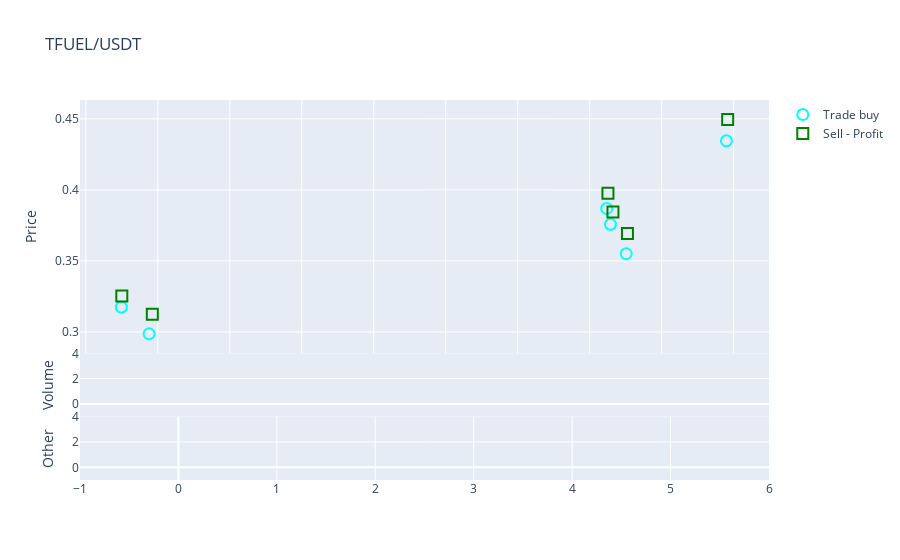

The notebook cell saved with this chart:
### Code cell
# Show graph inline
graph.show()

### Figure 1 — Plotly figure (JSON) as saved in the notebook; plotly's stock layout.template omitted (floating-point values rounded to 4 significant figures)
{"data": [{"close": [], "high": [], "low": [], "name": "Price", "open": [], "type": "candlestick", "x": [], "xaxis": "x", "yaxis": "y"}, {"line": {"color": "rgba(255,255,255,0)"}, "showlegend": false, "type": "scatter", "x": [], "xaxis": "x", "y": [], "yaxis": "y"}, {"fill": "tonexty", "fillcolor": "rgba(0,176,246,0.2)", "line": {"color": "rgba(255,255,255,0)"}, "name": "Bollinger Band", "type": "scatter", "x": [], "xaxis": "x", "y": [], "yaxis": "y"}, {"marker": {"color": "cyan", "line": {"width": 2}, "size": 11, "symbol": "circle-open"}, "mode": "markers", "name": "Trade buy", "text": ["2.3%, signal_profit_u_1, 10 min", "4.4%, signal_profit_u_1, 65 min", "2.5%, signal_profit_u_1, 25 min", "2.1%, signal_profit_u_1, 50 min", "3.8%, signal_profit_u_1, 25 min", "3.2%, signal_profit_u_1, 25 min"], "type": "scatter", "x": ["2021-05-28T11:50:00+00:00", "2021-05-28T21:05:00+00:00", "2021-06-04T05:40:00+00:00", "2021-06-04T06:55:00+00:00", "2021-06-04T12:10:00+00:00", "2021-06-05T21:35:00+00:00"], "xaxis": "x", "y": [0.3174, 0.2987, 0.3869, 0.3757, 0.355, 0.4345], "yaxis": "y"}, {"marker": {"color": "green", "line": {"width": 2}, "size": 11, "symbol": "square-open"}, "mode": "markers", "name": "Sell - Profit", "text": ["2.3%, signal_profit_u_1, 10 min", "4.4%, signal_profit_u_1, 65 min", "2.5%, signal_profit_u_1, 25 min", "2.1%, signal_profit_u_1, 50 min", "3.8%, signal_profit_u_1, 25 min", "3.2%, signal_profit_u_1, 25 min"], "type": "scatter", "x": ["2021-05-28T12:00:00+00:00", "2021-05-28T22:10:00+00:00", "2021-06-04T06:05:00+00:00", "2021-06-04T07:45:00+00:00", "2021-06-04T12:35:00+00:00", "2021-06-05T22:00:00+00:00"], "xaxis": "x", "y": [0.3253, 0.3123, 0.3976, 0.3844, 0.3693, 0.4495], "yaxis": "y"}, {"marker": {"color": "red", "line": {"width": 2}, "size": 11, "symbol": "square-open"}, "mode": "markers", "name": "Sell - Loss", "text": [], "type": "scatter", "x": [], "xaxis": "x", "y": [], "yaxis": "y"}, {"marker": {"color": "DarkSlateGrey", "line": {"color": "DarkSlateGrey"}}, "name": "Volume", "type": "bar", "x": [], "xaxis": "x2", "y": [], "yaxis": "y2"}, {"mode": "lines", "name": "rsi", "type": "scatter", "x": [], "xaxis": "x3", "y": [], "yaxis": "y3"}], "layout": {"autosize": true, "title": {"text": "TFUEL/USDT"}, "xaxis": {"anchor": "y", "autorange": true, "domain": [0, 1], "matches": "x3", "range": ["2021-05-27 22:18:36.1905", "2021-06-06 11:31:23.8095"], "rangeslider": {"visible": false, "yaxis": {}}, "showticklabels": false, "type": "date"}, "xaxis2": {"anchor": "y2", "autorange": true, "domain": [0, 1], "matches": "x3", "range": [-1, 6], "showticklabels": false}, "xaxis3": {"anchor": "y3", "autorange": true, "domain": [0, 1], "range": [-1, 6]}, "yaxis": {"anchor": "x", "autorange": true, "domain": [0.3335, 1], "range": [0.2825, 0.4657], "title": {"text": "Price"}, "type": "linear"}, "yaxis2": {"anchor": "x2", "autorange": true, "domain": [0.1667, 0.3334], "range": [-1, 4], "title": {"text": "Volume"}}, "yaxis3": {"anchor": "x3", "autorange": true, "domain": [0, 0.1666], "range": [-1, 4], "title": {"text": "Other"}}}}
